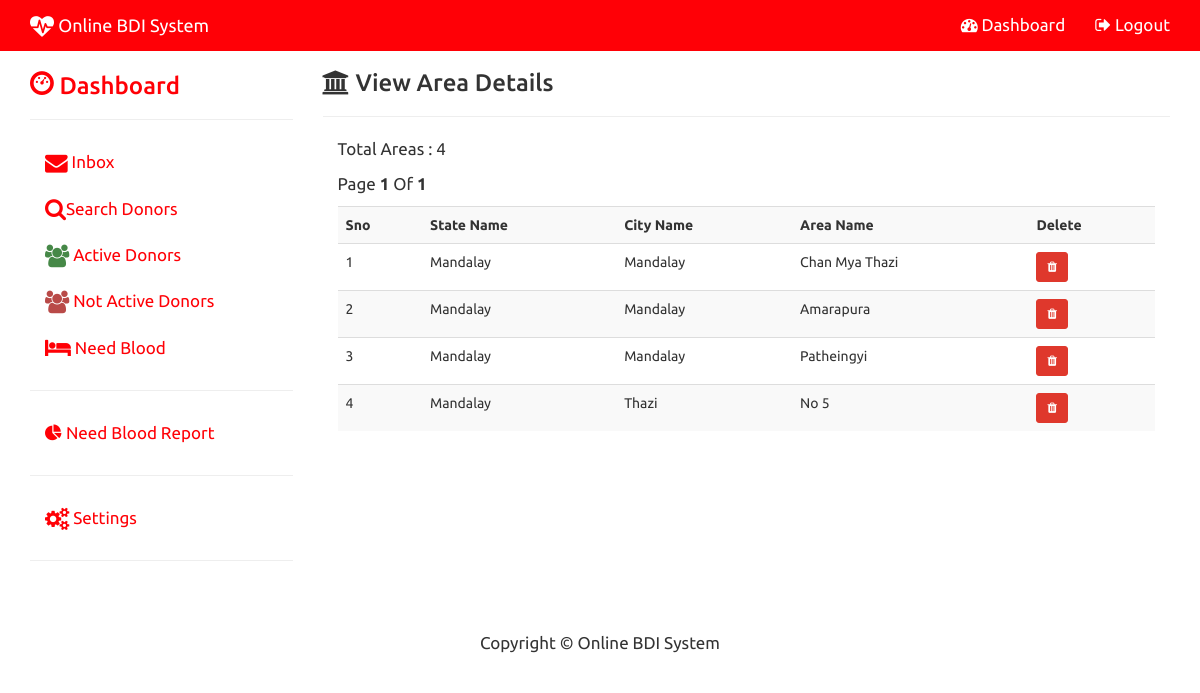
Page /admin_view_area.php (signed in) on the committed database.
### tables this page shows
CREATE TABLE `area` (
  `AREA_ID` int(11) NOT NULL,
  `CITY_ID` int(11) NOT NULL,
  `STATE_ID` int(11) NOT NULL,
  `AREA_NAME` varchar(150) NOT NULL
);

CREATE TABLE `state` (
  `STATE_ID` int(11) NOT NULL,
  `STATE_NAME` varchar(150) NOT NULL,
  `COUNTRY_ID` int(11) NOT NULL
);

CREATE TABLE `city` (
  `CITY_ID` int(11) NOT NULL,
  `STATE_ID` int(11) NOT NULL,
  `CITY_NAME` varchar(150) NOT NULL
);

### admin_view_area.php (the view, shortened to what this page needs)
<?php
include("config.php");
 $sql="SELECT * FROM area";
$result=$con->query($sql);
$rows=$result->num_rows;
$page_rows=5;
$last=ceil($rows/$page_rows);
$pagenum=1;
$limit='LIMIT '.($pagenum-1)*$page_rows.','.$page_rows;
$sql="Select state.STATE_NAME, city.CITY_NAME, area.AREA_NAME, area.AREA_ID
From area Inner Join
  city On area.CITY_ID = city.CITY_ID Inner Join
  state On area.STATE_ID = state.STATE_ID $limit ";
 $textline1="Total Areas : $rows";
 $textline2="Page  <b>$pagenum</b> Of <b>$last</b>";
 $list='';
 $result=$con->query($sql);
						if($result->num_rows>0)
						{
								$list.= "<table class='table table-striped' >";
									$list.= "<tr>
											<th>Sno</th>
											<th>State Name</th>
											<th>City Name</th>
											<th>Area Name</th>
											<th>Delete</th>
										</tr>";
										$i=0;
										while($row=$result->fetch_assoc())
										{
											$i++;
											$list.="<tr>";
												$list.= "<td>$i</td>";
												$list.= "<td>".$row["STATE_NAME"]."</td>";
												$list.= "<td>".$row["CITY_NAME"]."</td>";
												$list.= "<td>".$row["AREA_NAME"]."</td>";
												$list.= "<td><a href='admin_del_area.php?id=".$row["AREA_ID"]."' class='btn btn-danger btn-sm'><i class='fa fa-trash'></i></a></td>";
											$list.="</tr>";
										}
								$list.= "</table>";
						}
?>
<!DOCTYPE html>
<html lang="en">
	<head>
			<?php include("admin_head.php");?>
	</head>
	<body>
<?php include("admin_topnav.php"); ?>
<div class="container">
	<div class="row">
		<div class="col-sm-3">
			<?php include("admin_side_nav.php");?>
		</div>
		<div class="col-sm-9" >
			<h3><i class="fa fa-bank"></i> View Area Details </h3><hr>
				<div class="col-md-12">
				<p><?php echo $textline1; ?></p>
				<p><?php echo $textline2; ?></p>
				<?php echo $list; ?>
				</div>
			</div>
		</div>
	</div>
	 <?php include("admin_footer.php"); ?>
	</body>
</html>

### css/modern-business.css (style rules this page uses)
html, body { height: 100%; }
body { padding-top: 50px; }
p,li { font-size:17px; }

### rows in the picture
area: STATE_ID.STATE_NAME "Mandalay", CITY_ID.CITY_NAME "Mandalay", AREA_NAME "Chan Mya Thazi"
area: STATE_ID.STATE_NAME "Mandalay", CITY_ID.CITY_NAME "Mandalay", AREA_NAME "Amarapura"
area: STATE_ID.STATE_NAME "Mandalay", CITY_ID.CITY_NAME "Mandalay", AREA_NAME "Patheingyi"
area: STATE_ID.STATE_NAME "Mandalay", CITY_ID.CITY_NAME "Thazi", AREA_NAME "No 5"

### other values in the picture
$textline1 "Total Areas : 4"
$pagenum "1"
$last "1"
